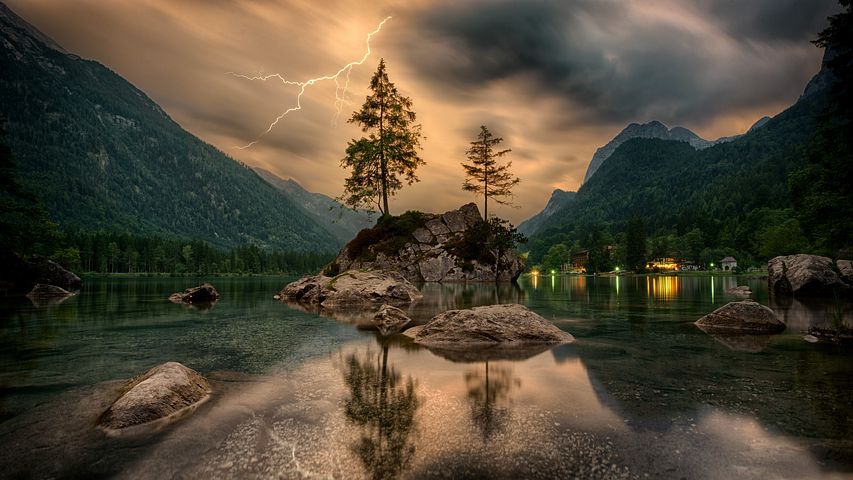
#> input picture Photos/1.jpg, 853 x 480 px
$ python splitimage.py
#> lines starting #> are read from the running program, lines starting #| are printed output that depends on the picture
import cv2 as cv
import numpy as np
img =cv.imread('Photos/1.jpg')
#> img is the input picture: shape (480, 853, 3); mean B, G, R 54.5, 71, 79.8
cv.imshow('img',img)

blank=np.zeros(img.shape[:2],dtype='uint8')


b,g,r=cv.split(img)
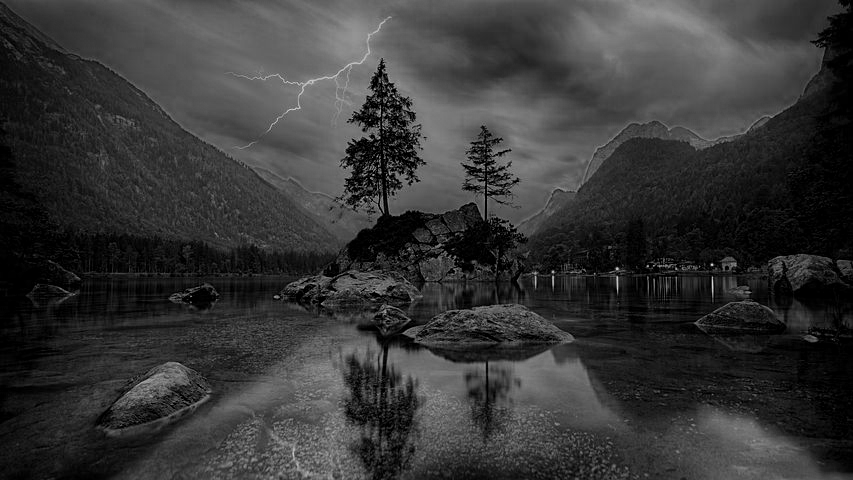
#> b: shape (480, 853); min 0, max 216, mean 54.5
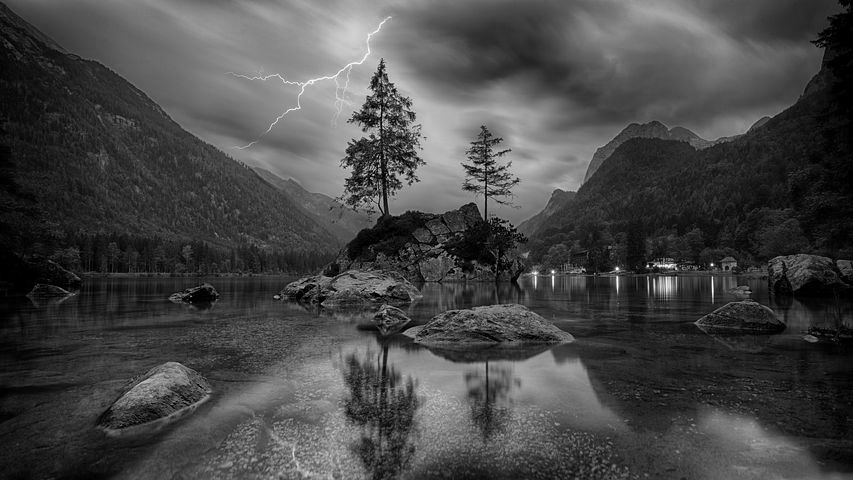
#> g: shape (480, 853); min 0, max 255, mean 71
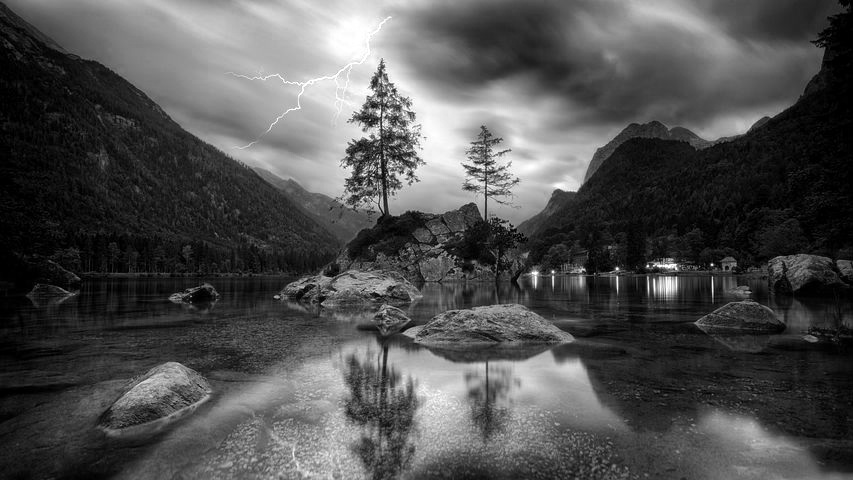
#> r: shape (480, 853); min 0, max 255, mean 79.8

blue=cv.merge([b,blank,blank])
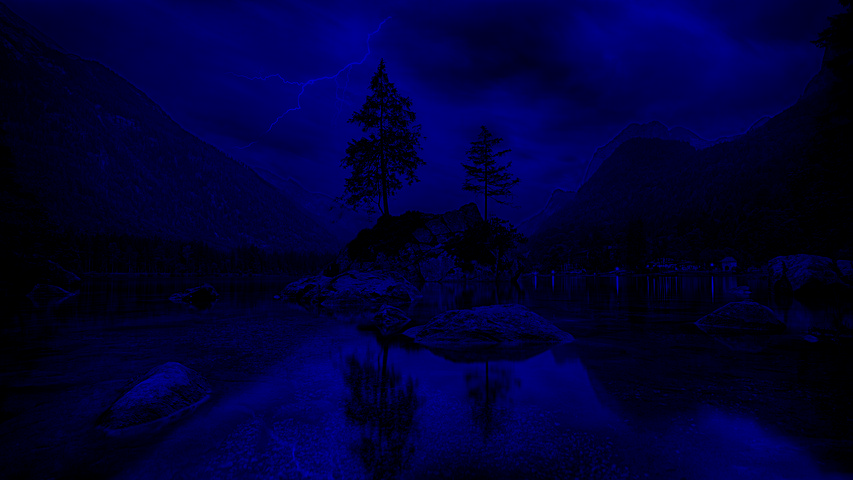
#> blue: shape (480, 853, 3); mean of channels 0, 1, 2 54.5, 0, 0; drawn as B, G, R
green=cv.merge([blank,g,blank])
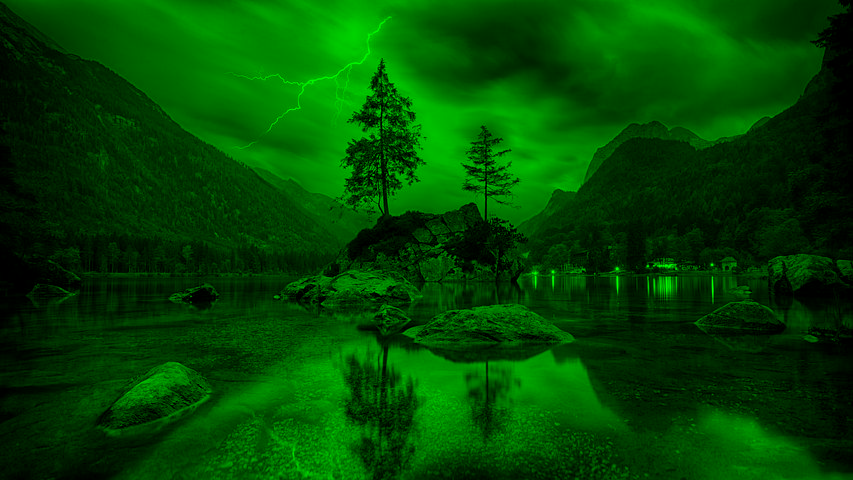
#> green: shape (480, 853, 3); mean of channels 0, 1, 2 0, 71, 0; drawn as B, G, R
red=cv.merge([blank,blank,r])
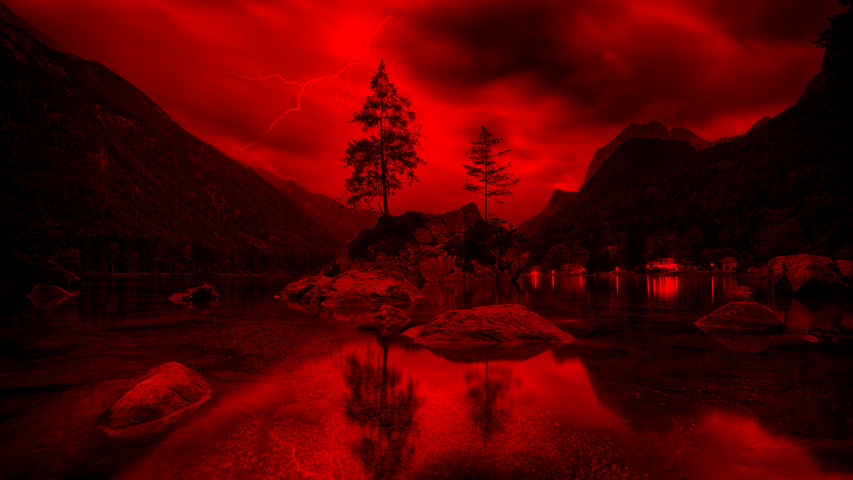
#> red: shape (480, 853, 3); mean of channels 0, 1, 2 0, 0, 79.8; drawn as B, G, R

cv.imshow('blue',blue)
# cv.imshow('blue',b)
# cv.imshow('green',g)
# cv.imshow('red',r)
cv.imshow('red',red)
cv.imshow('green',green)
cv.imshow('blue',blue)
print(img.shape)
#| (480, 853, 3)
print(b.shape)
#| (480, 853)
print(g.shape)
#| (480, 853)
print(r.shape)
#| (480, 853)

merged=cv.merge([b,g,r])
cv.imshow('merged',merged)
cv.waitKey(0)
